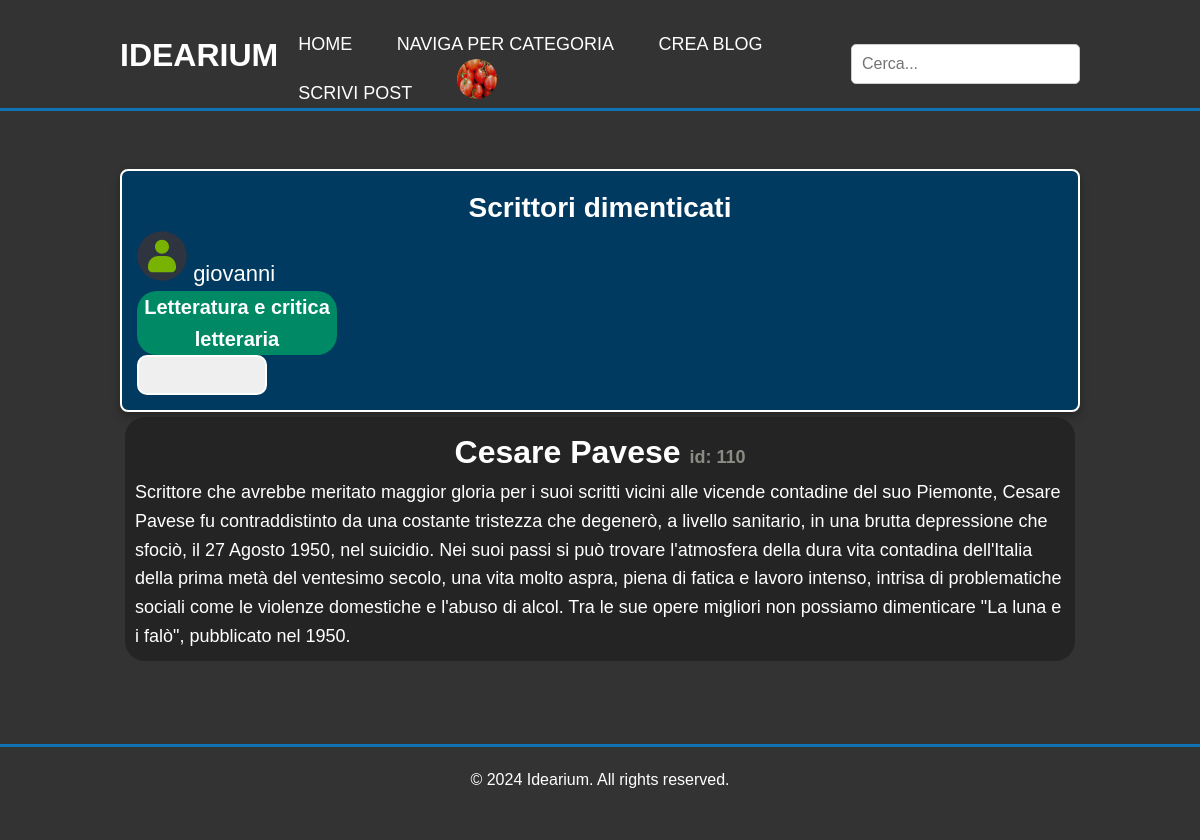
The app's page /blog.php?id=108 (signed in) with its own data.
### tables this page shows
CREATE TABLE `Utenti` (
  `nome_utente` varchar(200) NOT NULL,
  `nome_visualizzato` varchar(200) NOT NULL,
  `password` varchar(200) NOT NULL,
  `email` varchar(200) NOT NULL,
  `bio` text DEFAULT NULL,
  `avatar` varchar(300) DEFAULT NULL,
  `premium` tinyint(1) NOT NULL DEFAULT 0,
  `data_ora_iscrizione` datetime NOT NULL DEFAULT current_timestamp(),
  `totale_iscritti_ai_propri_blog` int(10) UNSIGNED NOT NULL DEFAULT 0
);

CREATE TABLE `Post` (
  `id_post` int(20) UNSIGNED NOT NULL,
  `titolo_post` varchar(200) NOT NULL,
  `nome_autore_post` varchar(200) NOT NULL,
  `id_blog_appartenenza` int(10) UNSIGNED NOT NULL COMMENT 'ID del blog di appartenenza del post',
  `creazione` datetime NOT NULL DEFAULT current_timestamp(),
  `ultima_modifica` datetime NOT NULL DEFAULT current_timestamp() ON UPDATE current_timestamp(),
  `contenuto_post` text NOT NULL COMMENT 'Contenuto del post in Markdown',
  `immagine_post` varchar(300) DEFAULT NULL COMMENT 'Percorso di un''immagine eventualmente allegata al post. La possibilità di allegare immagini è una delle caratteristiche premium.',
  `numero_commenti` int(10) UNSIGNED NOT NULL DEFAULT 0
);

### www/tools/blogs_management.php (called while the page is built, shortened)
<?php
function get_current_blog_owner(): string
{
  return $_SESSION['current_blog'][BLOG_OWNER];
}
function get_current_blog_category(): string
{
  return $_SESSION['current_blog'][BLOG_CATEGORY];
}
function get_current_blog_title(): string
{
  return $_SESSION['current_blog'][BLOG_TITLE];
}

### www/tools/users_management.php (called while the page is built, shortened)
<?php
function get_user_info(PDO $db_connection, string $username): array
{
  $sql = 'SELECT * FROM ' . USER_TABLE . ' WHERE ' . USER_USERNAME . ' = :username';
  try {
    $stmt = $db_connection->prepare($sql);
    $stmt->bindValue(':username', $username, PDO::PARAM_STR);
    $stmt->execute();
    $user_info = $stmt->fetch(PDO::FETCH_ASSOC);
    return $user_info;
  } catch (Exception $e) {
    throw new Exception(FUNCTION_ERROR_MESSAGE . __FUNCTION__ . ' : ' . $e->getMessage());
  }
}
function get_current_user_username(): string
{
  return $_SESSION['current_user'][USER_USERNAME];
}

### www/tools/validation.php (called while the page is built, shortened)
<?php
function is_user_logged_in(): bool
{
    $user_is_logged_in = isset($_SESSION['current_user'][USER_USERNAME]);
    return $user_is_logged_in;
}

### www/tools/posts_management.php (called while the page is built, shortened)
<?php
function get_posts_list_from_blog(PDO $db_connection, int $blog_id): array|null
{
  try {
    $sql = 'SELECT * FROM `' . POST_TABLE . '`
    WHERE `' . POST_BLOG . '` = :blog_id
    ORDER BY Post.' . POST_LAST_EDIT . ' DESC';
    $stmt = $db_connection->prepare($sql);
    $stmt->bindValue(':blog_id', $blog_id, PDO::PARAM_INT);
    $stmt->execute();
    $posts = $stmt->fetchAll(PDO::FETCH_ASSOC);
    return $posts;
  } catch (Exception $e) {
    throw new Exception(FUNCTION_ERROR_MESSAGE . __FUNCTION__ . ' : ' . $e->getMessage());
  }
}

### www/contents/blog_content.php (the view, shortened to what this page needs)
<?php
$posts_list = get_posts_list_from_blog($db_connection, $blog_id);
$admin_info = get_user_info($db_connection, get_current_blog_owner());
$avatar_path = IMAGE_DIRECTORY . $admin_info[USER_AVATAR];
?>
<section class="blog_details">
    <div class="blog_data">
        <h2 class="blog_data_h2"><?php echo get_current_blog_title(); ?></h2>
    </div>
    <div class="blog_description" id="blog_description">
        <p class="blog_description_text">
            <img class="BLOG_OWNER_avatar" src="<?php echo $avatar_path ?>" alt="Avatar dell'amministratore">
            <?php echo get_current_blog_owner(); ?>
        </p>
        <div class="blog_category_button">
            <a href="browsebycategory.php?category=<?php echo get_current_blog_category(); ?>">
                <?php echo get_current_blog_category(); ?>
            </a>
        </div>
    </div>
    <?php if (get_current_user_username() !== get_current_blog_owner()): ?>
        <button type="button" id="subscription_button" name="subscription_button" class="subscription_button">
        </button>
    <?php endif; ?>
</section>
<section id="post_section">
    <?php if (is_null($posts_list)): ?>
        <p class="nothing_to_show_message"> Ancora nulla qui </p>
    <?php else: ?>
        <?php foreach ($posts_list as $post): ?>
            <a href="post.php?id=<?php echo $post[POST_ID] ?>">
                <article id="<?php echo $post[POST_ID]; ?>" class="tile_selection post_tile">
                    <h3>
                        <?php echo $post[POST_TITLE]; ?>
                        <span class="post_id">id: <?php echo $post[POST_ID]; ?></span>
                    </h3>
                    <div class="post_text">
                        <p>
                            <?php echo $post[POST_TEXT]; ?>
                        </p>
                    </div>
                </article>
            </a>
        <?php endforeach; ?>
    <?php endif; ?>
</section>

### www/styles.css (style rules this page uses)
* { margin: 0; padding: 0; box-sizing: border-box; }
html { height: 100%; }
body { font-family: sans-serif; background-color: #333; color: #fff; line-height: 1.6; display: flex; flex-direction: column; min-height: 100%; }
a { text-decoration: none; color: #fff; font-family: Arial, Helvetica, sans-serif; }
p { font-size: 18px; font-family: Arial, Helvetica, sans-serif; }
h2 { font-size: 40px; text-align: center; font-family: Verdana, Geneva, Tahoma, sans-serif; }
h3 { font-size: 32px; text-align: center; font-family: Verdana, Geneva, Tahoma, sans-serif; }
button { color: #ffffff; }
.blog_details { top: 0; background-color: #003a60; border: 2px solid #fff; border-radius: 8px; z-index: 100; padding: 15px; box-shadow: 0px 4px 10px rgba(0, 0, 0, 0.3); transition: background-color 0.3s ease; }
.blog_data_h2 { text-align: center; font-size: 28px; color: #fff; }
.blog_description_text { font-size: 22px; text-align: left; opacity: 1; transition: opacity 0.3s ease, height 0.3s ease; }
.BLOG_OWNER_avatar { height: 50px; width: 50px; border-radius: 50%; }
.post_id { color: #8b8b83; font-size: 18px; }
.subscription_button { padding: 10px 20px; width: 130px; height: 40px; font-size: 16px; border: 2px solid #ffffff; border-radius: 10px; }
.tile_selection { transition: 0.2s; border-radius: 20px; padding: 10px; margin: 5px; }
.blog_description { text-align: center; font-size: 20px; }
.post_tile { background-color: #242424; }
.blog_category_button { transition: 0.2s; font-weight: bold; background-color: #008965; width: 200px; border-radius: 20px; }

### records on screen
utenti: avatar (placeholder picture)
post: titolo_post "Cesare Pavese", id_post "110", contenuto_post "Scrittore che avrebbe meritato maggior gloria per i suoi scritti vicini alle vicende contadine del suo Piemonte, Cesare Pavese fu contraddistinto da una costante tristezza che degenerò, a livello sanitario, in una brutta depressione che sfociò, il 27 Agosto 1950, nel suicidio. Nei suoi passi si può trovare l'atmosfera della dura vita contadina dell'Italia della prima metà del ventesimo secolo, una vita molto aspra, piena di fatica e lavoro intenso, intrisa di problematiche sociali come le violenze domestiche e l'abuso di alcol. Tra le sue opere migliori non possiamo dimenticare \"La luna e i falò\", pubblicato nel 1950."

### other values on screen
get_current_blog_title() "Scrittori dimenticati"
get_current_blog_owner() "giovanni"
get_current_blog_category() "Letteratura e critica letteraria"
